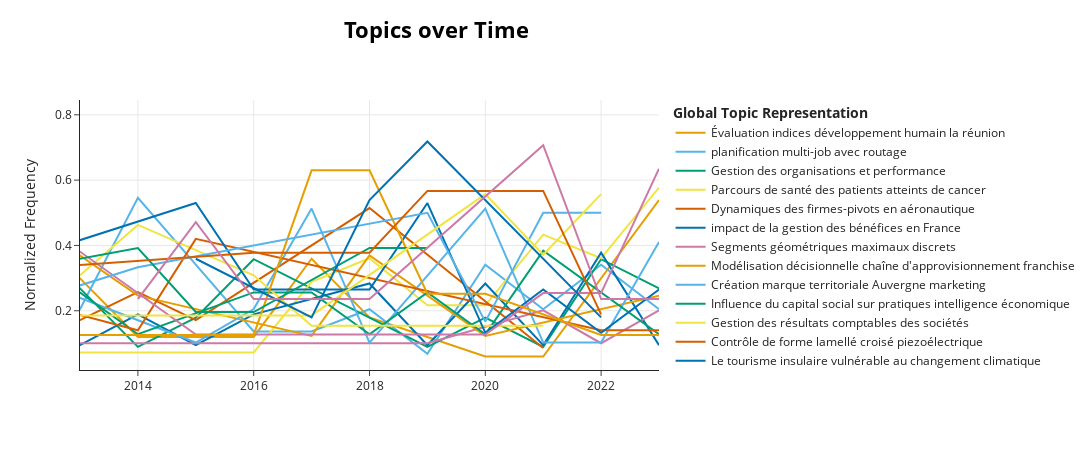

The notebook cell saved with this chart:
### Code cell
# Comme il s'agit d'un plotly, nous pouvons également tracer les étiquettes des sujets. (limiter de 2013 à 2023)
fig_dtm = topic_model.visualize_topics_over_time(topics_over_time, custom_labels=True, normalize_frequency=True)
fig_dtm.update_xaxes(range=[2013, 2023])
fig_dtm.write_html("output/visualize_topics_over_time.html")
fig_dtm

### Figure 1 — Plotly figure (JSON) as saved in the notebook; plotly's stock layout.template omitted (floating-point values rounded to 4 significant figures)
{"data": [{"hoverinfo": "text", "hovertext": ["<b>Topic 0</b><br>Words: interrogation, existence, ponty, sensible, merleau", "<b>Topic 0</b><br>Words: etudes, seniors, centre, recherche, entreprise", "<b>Topic 0</b><br>Words: démographique, libération, choc, 60, travailler", "<b>Topic 0</b><br>Words: politique, indicateurs, de, développement, récents", "<b>Topic 0</b><br>Words: bord, attributs, métier, générations, chapitre", "<b>Topic 0</b><br>Words: suivre, ne, autres, pas, actifs", "<b>Topic 0</b><br>Words: politique, 06, depuis, 2009, métiers", "<b>Topic 0</b><br>Words: réunionnaise, économie, réel, taux, compétitivité", "<b>Topic 0</b><br>Words: gestiondes, 2005, 1985, rétrospective, biélorussie", "<b>Topic 0</b><br>Words: mayotte, humain, indice, développement, évaluation", "<b>Topic 0</b><br>Words: brevet, européen, le, unitaire, pénurie", "<b>Topic 0</b><br>Words: récurrente, abeille, existent, histoire, analogie", "<b>Topic 0</b><br>Words: pauvreté, qualité, cadrage, débutants, humaine", "<b>Topic 0</b><br>Words: macroprudentielles, certains, ultramarins, persistant, retard", "<b>Topic 0</b><br>Words: règlement, européen, de, la, du", "<b>Topic 0</b><br>Words: productiviste, ter, cinq, res, vingt", "<b>Topic 0</b><br>Words: vraie, points, terrain, claussmann, discussion", "<b>Topic 0</b><br>Words: joly, précis, ingénierie, sociétaire, édition", "<b>Topic 0</b><br>Words: réelle, citoyenne, valorisation, participation, vers", "<b>Topic 0</b><br>Words: mieux, pour, de, les, des"], "marker": {"color": "#E69F00"}, "mode": "lines", "name": "Évaluation indices développement humain la réunion", "type": "scatter", "x": [1996, 2004, 2005, 2006, 2007, 2008, 2009, 2010, 2011, 2012, 2013, 2014, 2015, 2016, 2017, 2018, 2019, 2020, 2021, 2023], "y": [0.05987, 0.1197, 0.1796, 0.2993, 0.2395, 0.1197, 0.2993, 0.05987, 0.1796, 0.2395, 0.2993, 0.1197, 0.1197, 0.1197, 0.3592, 0.1796, 0.1197, 0.05987, 0.05987, 0.5388]}, {"hoverinfo": "text", "hovertext": ["<b>Topic 1</b><br>Words: oriented, fms, object, methodology, modelling", "<b>Topic 1</b><br>Words: load, balancing, parallel, parlist, dynamic", "<b>Topic 1</b><br>Words: based, wip, tri, consideration, material", "<b>Topic 1</b><br>Words: vehicle, job, dispatching, sequencing, bound", "<b>Topic 1</b><br>Words: efficace, voisinage, transport, problème, avec", "<b>Topic 1</b><br>Words: constrained, swarm, project, resource, particle", "<b>Topic 1</b><br>Words: problem, scheduling, job, relaxation, multisite", "<b>Topic 1</b><br>Words: particle, problems, optimization, displacement, combinatorial", "<b>Topic 1</b><br>Words: problem, pickup, heuristique, traveling, radiotherapies", "<b>Topic 1</b><br>Words: job, shop, vehicles, machines, guided", "<b>Topic 1</b><br>Words: shortest, path, problem, for, job", "<b>Topic 1</b><br>Words: problem, with, job, shop, scheduling", "<b>Topic 1</b><br>Words: job, shop, énergétique, transportation, slave", "<b>Topic 1</b><br>Words: power, job, shop, multi, with", "<b>Topic 1</b><br>Words: shop, ride, dial, solving, job", "<b>Topic 1</b><br>Words: solve, two, routing, approaches, comparison", "<b>Topic 1</b><br>Words: problem, scheduling, based, programming, for", "<b>Topic 1</b><br>Words: problem, scheduling, for, reduced, driving", "<b>Topic 1</b><br>Words: problem, scheduling, for, methods, exact", "<b>Topic 1</b><br>Words: scheduling, problem, grasp, allocation, algorithm"], "marker": {"color": "#56B4E9"}, "mode": "lines", "name": "planification multi-job avec routage", "type": "scatter", "x": [1997, 1998, 2000, 2005, 2006, 2007, 2008, 2009, 2012, 2013, 2014, 2015, 2016, 2017, 2018, 2019, 2020, 2021, 2022, 2023], "y": [0.0682, 0.0682, 0.0682, 0.1364, 0.0682, 0.0682, 0.2046, 0.1364, 0.2046, 0.2046, 0.5456, 0.341, 0.1364, 0.1364, 0.2046, 0.0682, 0.341, 0.2046, 0.341, 0.2046]}, {"hoverinfo": "text", "hovertext": ["<b>Topic 2</b><br>Words: organisations, humnaintaires, général, adapté, communications", "<b>Topic 2</b><br>Words: repositionnement, intermédiaire, technologies, outil, information", "<b>Topic 2</b><br>Words: institutionnaliste, compréhension, eads, dynamique, organisationnelle", "<b>Topic 2</b><br>Words: filemanagement, ventes, des, organisations, de", "<b>Topic 2</b><br>Words: latérales, absence, réglementaire, défection, explication", "<b>Topic 2</b><br>Words: transition, incomplete, eads, an, organisations", "<b>Topic 2</b><br>Words: experts, organisations, évaluation, dans, les", "<b>Topic 2</b><br>Words: autonomie, direction, normes, équipes, face", "<b>Topic 2</b><br>Words: souffrance, nouvelles, organisations, performance, entre", "<b>Topic 2</b><br>Words: 360, feedback, instrument, competencies, evaluating", "<b>Topic 2</b><br>Words: organization, universitaire, performance, rational, interactif", "<b>Topic 2</b><br>Words: idées, champ, nouvelles, construction, public", "<b>Topic 2</b><br>Words: sensemaking, organisations, légitimité, jeopardy, identity", "<b>Topic 2</b><br>Words: complementarity, ranking, branding, university, towards", "<b>Topic 2</b><br>Words: légale, administrateur, consécration, indépendant, idées", "<b>Topic 2</b><br>Words: hybridization, instruments, management, example, university", "<b>Topic 2</b><br>Words: réponses, napoléon, personnels, apportées, organisations", "<b>Topic 2</b><br>Words: krisenmanagementsystems, eines, den, für, aufbau", "<b>Topic 2</b><br>Words: en, organisations, déterminant, thèses, degree", "<b>Topic 2</b><br>Words: organisations, heure, exemplaire, dissolution, nietzschean"], "marker": {"color": "#009E73"}, "mode": "lines", "name": "Gestion des organisations et performance", "type": "scatter", "x": [1994, 2001, 2005, 2006, 2007, 2008, 2009, 2010, 2011, 2012, 2013, 2014, 2015, 2016, 2018, 2019, 2020, 2021, 2022, 2023], "y": [0.1789, 0.08944, 0.4472, 0.08944, 0.08944, 0.08944, 0.08944, 0.2683, 0.3578, 0.08944, 0.2683, 0.08944, 0.1789, 0.3578, 0.1789, 0.08944, 0.1789, 0.08944, 0.3578, 0.2683]}, {"hoverinfo": "text", "hovertext": ["<b>Topic 3</b><br>Words: conventions, nationales, médicales, les, health", "<b>Topic 3</b><br>Words: conventionnel, médecins, crise, système, du", "<b>Topic 3</b><br>Words: satisfaction, link, customer, patient, framework", "<b>Topic 3</b><br>Words: september, 2010, segmentation, electronic, 29", "<b>Topic 3</b><br>Words: cérébrolésions, conscients, après, perspectives, anatomofonctionnel", "<b>Topic 3</b><br>Words: pharmaceutique, innovants, résolution, procédés, problèmes", "<b>Topic 3</b><br>Words: blood, suitability, biomarker, inflammatory, procedures", "<b>Topic 3</b><br>Words: care, elderly, versus, definition, proposal", "<b>Topic 3</b><br>Words: cancer, clcc, centre, lutte, contre", "<b>Topic 3</b><br>Words: cancer, health, care, proposed, fondamentaux", "<b>Topic 3</b><br>Words: du, traitement, cartographie, response, perçues", "<b>Topic 3</b><br>Words: pathway, healthcare, experience, cancer, investigating", "<b>Topic 3</b><br>Words: cancer, envers, concerns, health, care", "<b>Topic 3</b><br>Words: in, of, the, study, health", "<b>Topic 3</b><br>Words: policies, health, implementation, local, healthcare"], "marker": {"color": "#F0E442"}, "mode": "lines", "name": "Parcours de santé des patients atteints de cancer", "type": "scatter", "x": [2002, 2003, 2008, 2010, 2011, 2014, 2015, 2016, 2017, 2018, 2019, 2020, 2021, 2022, 2023], "y": [0.07217, 0.07217, 0.07217, 0.07217, 0.07217, 0.07217, 0.07217, 0.07217, 0.2887, 0.3608, 0.2165, 0.2165, 0.433, 0.3608, 0.5774]}, {"hoverinfo": "text", "hovertext": ["<b>Topic 4</b><br>Words: aérospatiale, institutionnalistes, origine, aerospatiale, institutionnelle", "<b>Topic 4</b><br>Words: localized, subcontractors, aérospatiale, toulouse, institutional", "<b>Topic 4</b><br>Words: phamaceuticals, coordinations, traitance, articulation, automobile", "<b>Topic 4</b><br>Words: proximity, aéronautique, 4th, internationaux, régionale", "<b>Topic 4</b><br>Words: industries, auto, determinism, modularity, technological", "<b>Topic 4</b><br>Words: aéronautique, logique, arsenal, tendencies, ancrage", "<b>Topic 4</b><br>Words: dualisation, aeronautique, approvisionnement, espaces, modulaire", "<b>Topic 4</b><br>Words: interactions, dynamics, firms, aéronautique, french", "<b>Topic 4</b><br>Words: proximity, aéronautique, pivots, valley, aerospace", "<b>Topic 4</b><br>Words: liebherr, thales, studies, hub, toulouse", "<b>Topic 4</b><br>Words: concentration, externalisation, pivotal, transformation, aeronautics", "<b>Topic 4</b><br>Words: aéronautique, rente, underperformance, six, rent", "<b>Topic 4</b><br>Words: opposés, boeing, cluster, airbus, externalisation", "<b>Topic 4</b><br>Words: aéronautique, industrie, industry, proximity, in", "<b>Topic 4</b><br>Words: geographic, cognitive, impacts, organizational, proximity"], "marker": {"color": "#D55E00"}, "mode": "lines", "name": "Dynamiques des firmes-pivots en aéronautique", "type": "scatter", "x": [1998, 2000, 2001, 2004, 2005, 2006, 2007, 2009, 2010, 2011, 2013, 2014, 2015, 2018, 2021], "y": [0.2572, 0.08575, 0.1715, 0.1715, 0.08575, 0.2572, 0.08575, 0.343, 0.5145, 0.08575, 0.1715, 0.2572, 0.1715, 0.5145, 0.08575]}, {"hoverinfo": "text", "hovertext": ["<b>Topic 5</b><br>Words: earnings, so, decreases, their, manage", "<b>Topic 5</b><br>Words: examination, disclosures, timing, empirical, financial", "<b>Topic 5</b><br>Words: preceding, changes, ceo, accounting, policies", "<b>Topic 5</b><br>Words: earnings, france, evidence, ceo, changes", "<b>Topic 5</b><br>Words: mandatory, impact, adoption, earnings, annual", "<b>Topic 5</b><br>Words: earnings, manipulation, telling, about, us", "<b>Topic 5</b><br>Words: status, affect, earnings, private, practices", "<b>Topic 5</b><br>Words: earnings, limiting, euro, reconciliation, stoxx", "<b>Topic 5</b><br>Words: revision, around, forecast, four, analyst", "<b>Topic 5</b><br>Words: earnings, legal, publicly, held, distress", "<b>Topic 5</b><br>Words: earnings, cases, fraud, restatements, micro", "<b>Topic 5</b><br>Words: misstatements, consensus, option, estimates, analyst", "<b>Topic 5</b><br>Words: earnings, debt, maturity, effect, study", "<b>Topic 5</b><br>Words: dividend, quality, policy, earnings, evidence", "<b>Topic 5</b><br>Words: earnings, adoption, european, management, on", "<b>Topic 5</b><br>Words: unmanaged, predict, managed, analysts, or"], "marker": {"color": "#0072B2"}, "mode": "lines", "name": "impact de la gestion des bénéfices en France", "type": "scatter", "x": [2004, 2006, 2008, 2009, 2011, 2012, 2013, 2014, 2015, 2016, 2018, 2019, 2020, 2021, 2022, 2023], "y": [0.09449, 0.09449, 0.09449, 0.6614, 0.2835, 0.189, 0.09449, 0.189, 0.09449, 0.189, 0.2835, 0.09449, 0.2835, 0.09449, 0.378, 0.09449]}, {"hoverinfo": "text", "hovertext": ["<b>Topic 6</b><br>Words: discretization, attributes, supervised, intervals, learning", "<b>Topic 6</b><br>Words: tangent, curvature, computation, curve, discrete", "<b>Topic 6</b><br>Words: lines, waves, generating, isotropic, regularity", "<b>Topic 6</b><br>Words: plane, preimage, digital, structure, discrete", "<b>Topic 6</b><br>Words: precision, digitization, object, estimation, its", "<b>Topic 6</b><br>Words: discrete, digital, segments, curves, maximal", "<b>Topic 6</b><br>Words: division, shapes, scene, radiosity, noisy", "<b>Topic 6</b><br>Words: tomography, digital, discrete, convex, polygons", "<b>Topic 6</b><br>Words: gift, wrapping, cover, thick, tangential", "<b>Topic 6</b><br>Words: any, width, efficiently, lattice, computing", "<b>Topic 6</b><br>Words: primitives, geometric, shape, analysis, with", "<b>Topic 6</b><br>Words: digital, vectorization, layers, curve, decomposition", "<b>Topic 6</b><br>Words: seadistance, cerdi, database, the, digital", "<b>Topic 6</b><br>Words: generalized, contours, representation, digital, primitives", "<b>Topic 6</b><br>Words: order, denoising, tensors, singular, high", "<b>Topic 6</b><br>Words: sectorielles, surfaces, covering, digitales, reconstructions", "<b>Topic 6</b><br>Words: building, classification, dataset, imagery, satellite", "<b>Topic 6</b><br>Words: building, classification, digital, polyhedral, benchmark"], "marker": {"color": "#CC79A7"}, "mode": "lines", "name": "Segments géométriques maximaux discrets", "type": "scatter", "x": [1997, 1999, 2001, 2003, 2004, 2005, 2006, 2007, 2009, 2011, 2012, 2014, 2016, 2017, 2019, 2021, 2022, 2023], "y": [0.1005, 0.1005, 0.201, 0.1005, 0.1005, 0.804, 0.201, 0.201, 0.201, 0.1005, 0.1005, 0.1005, 0.1005, 0.1005, 0.1005, 0.201, 0.1005, 0.201]}, {"hoverinfo": "text", "hovertext": ["<b>Topic 7</b><br>Words: flexibles, production, modélisation, systèmes, processus", "<b>Topic 7</b><br>Words: flow, generic, hybrid, simulation, model", "<b>Topic 7</b><br>Words: simula, flow, generic, hybrid, model", "<b>Topic 7</b><br>Words: supply, chain, nouvel, modélisation, hôpital", "<b>Topic 7</b><br>Words: supply, chain, nouvel, modelisation, making", "<b>Topic 7</b><br>Words: supply, chain, planning, company, tactical", "<b>Topic 7</b><br>Words: supply, chain, mixtes, opérateurs, special", "<b>Topic 7</b><br>Words: franchise, networks, bakery, decisional, supply", "<b>Topic 7</b><br>Words: chain, supply, aéronautique, recomposition, contrôles", "<b>Topic 7</b><br>Words: advanced, system, next, step, budgeting", "<b>Topic 7</b><br>Words: supply, chain, optimization, for, planning", "<b>Topic 7</b><br>Words: network, flexibility, supply, chain, decisional", "<b>Topic 7</b><br>Words: chains, adaptation, processus, environnement, supply", "<b>Topic 7</b><br>Words: business, demand, supply, lifecycle, pull", "<b>Topic 7</b><br>Words: loire, pooling, bio, horizontal, association", "<b>Topic 7</b><br>Words: supply, chain, 14e, airl, stocks"], "marker": {"color": "#E69F00"}, "mode": "lines", "name": "Modélisation décisionnelle chaîne d'approvisionnement franchise", "type": "scatter", "x": [1997, 1999, 2000, 2005, 2006, 2008, 2009, 2010, 2011, 2012, 2013, 2014, 2017, 2018, 2020, 2023], "y": [0.1231, 0.1231, 0.1231, 0.3693, 0.3693, 0.2462, 0.2462, 0.2462, 0.2462, 0.1231, 0.3693, 0.2462, 0.1231, 0.3693, 0.1231, 0.2462]}, {"hoverinfo": "text", "hovertext": ["<b>Topic 8</b><br>Words: bosch, robert, usine, rodez, territoriale", "<b>Topic 8</b><br>Words: initiation, marketing, au, marque, brand", "<b>Topic 8</b><br>Words: clés, concepts, initiation, marketing, au", "<b>Topic 8</b><br>Words: brand, marque, nouveau, monde, auvergne", "<b>Topic 8</b><br>Words: kind, brittany, stakeholders, regional, involvement", "<b>Topic 8</b><br>Words: marque, negotiation, representatives, inconsistency, style", "<b>Topic 8</b><br>Words: marketing, loyalty, territorial, retailer, of", "<b>Topic 8</b><br>Words: méthodologique, épistémologique, champ, positionnement, comme", "<b>Topic 8</b><br>Words: questionne, marque, quand, territoriale, réforme", "<b>Topic 8</b><br>Words: place, participation, marketing, of, the", "<b>Topic 8</b><br>Words: localisation, multidisciplinaire, retailing, approche, une", "<b>Topic 8</b><br>Words: intercommunalités, matière, marketing, territorial, santé", "<b>Topic 8</b><br>Words: brand, consumers, the, do, role"], "marker": {"color": "#56B4E9"}, "mode": "lines", "name": "Création marque territoriale Auvergne marketing", "type": "scatter", "x": [2000, 2003, 2007, 2012, 2015, 2016, 2017, 2018, 2019, 2020, 2021, 2022, 2023], "y": [0.1026, 0.1026, 0.1026, 0.3078, 0.1026, 0.2052, 0.513, 0.1026, 0.3078, 0.513, 0.1026, 0.1026, 0.4104]}, {"hoverinfo": "text", "hovertext": ["<b>Topic 9</b><br>Words: intelligence, économique, apports, capacités, connaissances", "<b>Topic 9</b><br>Words: intelligence, selon, polyvalence, économique, basée", "<b>Topic 9</b><br>Words: intelligence, économique, stratégique, economix, paradigme", "<b>Topic 9</b><br>Words: absorption, capacités, intelligence, économique, crise", "<b>Topic 9</b><br>Words: smbs, top, intelligence, competitive, development", "<b>Topic 9</b><br>Words: intelligence, économique, prolégomènes, du, grand", "<b>Topic 9</b><br>Words: intelligence, économique, pratiques, pme, conceptualisation", "<b>Topic 9</b><br>Words: créatrice, intelligence, valeur, économique, pme", "<b>Topic 9</b><br>Words: intelligence, économique, gendarmerie, grands, mission", "<b>Topic 9</b><br>Words: mouvement, avionique, intellectuelle, scientifiques, pluriel", "<b>Topic 9</b><br>Words: posture, intelligence, tpe, économique, est", "<b>Topic 9</b><br>Words: intelligence, cities, unplugged, towns, intelligent", "<b>Topic 9</b><br>Words: ville, intelligente, participation, citoyenne, test", "<b>Topic 9</b><br>Words: intelligence, économique, publique, politique, drivers", "<b>Topic 9</b><br>Words: nooteboom, bart, firme, cognitive, théorie"], "marker": {"color": "#009E73"}, "mode": "lines", "name": "Influence du capital social sur pratiques intelligence économique", "type": "scatter", "x": [2006, 2007, 2008, 2009, 2010, 2011, 2012, 2014, 2016, 2017, 2018, 2019, 2020, 2021, 2023], "y": [0.2561, 0.128, 0.5121, 0.128, 0.128, 0.2561, 0.3841, 0.128, 0.2561, 0.2561, 0.128, 0.2561, 0.128, 0.3841, 0.128]}, {"hoverinfo": "text", "hovertext": ["<b>Topic 10</b><br>Words: cessions, actifs, résultats, comptables, français", "<b>Topic 10</b><br>Words: échantillon, empirique, résultats, comptables, instruments", "<b>Topic 10</b><br>Words: résultats, variables, domaine, comptable, achat", "<b>Topic 10</b><br>Words: résultats, comptables, gèrent, baisses, afin", "<b>Topic 10</b><br>Words: comptables, résultats, rentabilités, recherches, boursières", "<b>Topic 10</b><br>Words: fins, cessions, moyen, autre, résultat", "<b>Topic 10</b><br>Words: résultat, comptable, autour, dirigeant, gestion", "<b>Topic 10</b><br>Words: exercée, analystes, financiers, pression, carrefour", "<b>Topic 10</b><br>Words: résultats, contrôlées, informationnel, alerte, minoritaires", "<b>Topic 10</b><br>Words: actionnariat, résultats, comptables, français, structure", "<b>Topic 10</b><br>Words: actionnariat, financières, final, results, deliverable", "<b>Topic 10</b><br>Words: structure, actionnariat, dette, maturité, debt", "<b>Topic 10</b><br>Words: familiale, résultats, sein, implication, gouvernance", "<b>Topic 10</b><br>Words: cotées, résultats, comptables, sociétés, code", "<b>Topic 10</b><br>Words: hybridation, pilotage, instruments, universitaire, gestion", "<b>Topic 10</b><br>Words: bons, usages, instrumentalisation, bonne, éviter"], "marker": {"color": "#F0E442"}, "mode": "lines", "name": "Gestion des résultats comptables des sociétés", "type": "scatter", "x": [1996, 2002, 2003, 2004, 2005, 2006, 2009, 2010, 2011, 2012, 2014, 2016, 2017, 2018, 2019, 2021], "y": [0.1543, 0.1543, 0.3086, 0.3086, 0.3086, 0.3086, 0.1543, 0.1543, 0.3086, 0.1543, 0.4629, 0.3086, 0.1543, 0.1543, 0.1543, 0.1543]}, {"hoverinfo": "text", "hovertext": ["<b>Topic 11</b><br>Words: data, hl, experiments, microcomputers, tokamak", "<b>Topic 11</b><br>Words: unsymmetrical, transverse, lamina, shearing, cured", "<b>Topic 11</b><br>Words: soft, strength, composites, high, magnetic", "<b>Topic 11</b><br>Words: intermetallic, mechanical, materials, magnetic, properties", "<b>Topic 11</b><br>Words: fracture, zr, flexural, alloys, sm", "<b>Topic 11</b><br>Words: lead, titanate, zirconate, fatigue, composites", "<b>Topic 11</b><br>Words: compensated, studies, lead, fatigue, zirconate", "<b>Topic 11</b><br>Words: laminated, actuator, shells, piezoelectric, ply", "<b>Topic 11</b><br>Words: modèles, ply, piezoelectric, shape, theoretical", "<b>Topic 11</b><br>Words: study, shape, viscoelastic, fracturing, reaction", "<b>Topic 11</b><br>Words: 129, programmation, corrigés, cours, exercices", "<b>Topic 11</b><br>Words: magnetic, bed, simulation, fe, confined", "<b>Topic 11</b><br>Words: algorithmes, dérives, maitrise, éviter, pour", "<b>Topic 11</b><br>Words: erosion, dimple, mesh, wall, coupled"], "marker": {"color": "#D55E00"}, "mode": "lines", "name": "Contrôle de forme lamellé croisé piezoélectrique", "type": "scatter", "x": [1989, 1997, 2001, 2002, 2003, 2004, 2005, 2006, 2007, 2008, 2014, 2015, 2022, 2023], "y": [0.14, 0.14, 0.14, 0.14, 0.2801, 0.5601, 0.14, 0.14, 0.2801, 0.4201, 0.14, 0.4201, 0.14, 0.14]}, {"hoverinfo": "text", "hovertext": ["<b>Topic 12</b><br>Words: mixture, cl, isobutyric, diagram, ions", "<b>Topic 12</b><br>Words: finistère, nitrates, kerveldreac, hétérogènes, hydrogéosystèmes", "<b>Topic 12</b><br>Words: plant, wastewater, north, treatment, temperature", "<b>Topic 12</b><br>Words: ultramarines, économies, vulnérabilités, climatique, development", "<b>Topic 12</b><br>Words: 21, climatiques, tendances, cru, ts", "<b>Topic 12</b><br>Words: ultramarines, comparées, économies, françaises, femmes", "<b>Topic 12</b><br>Words: calédonie, appréhender, climatique, vulnérabilité, inégalités", "<b>Topic 12</b><br>Words: climatique, tourisme, insulaire, merci, changement", "<b>Topic 12</b><br>Words: synthétique, touristiques, îles, climatique, vulnérabilité", "<b>Topic 12</b><br>Words: climatique, vulnérabilité, changement, indien, comparée", "<b>Topic 12</b><br>Words: illustrations, mesures, quelques, ultramarines, vulnérabilité", "<b>Topic 12</b><br>Words: vulnérabilité, changement, climatique, au, physique"], "marker": {"color": "#0072B2"}, "mode": "lines", "name": "Le tourisme insulaire vulnérable au changement climatique", "type": "scatter", "x": [2003, 2005, 2008, 2015, 2016, 2017, 2018, 2019, 2020, 2021, 2022, 2023], "y": [0.1325, 0.1325, 0.1325, 0.5298, 0.2649, 0.2649, 0.2649, 0.5298, 0.1325, 0.2649, 0.1325, 0.2649]}, {"hoverinfo": "text", "hovertext": ["<b>Topic 13</b><br>Words: asset, attitude, behaviour, risk, individual", "<b>Topic 13</b><br>Words: anchoring, essays, speculative, laboratory, asset", "<b>Topic 13</b><br>Words: incentives, bubbles, measures, preference, temporal", "<b>Topic 13</b><br>Words: fuel, plants, shortage, fundamental, evolve", "<b>Topic 13</b><br>Words: portfolio, robust, scenarios, driven, protection", "<b>Topic 13</b><br>Words: yield, roll, differentials, harvesting, premiums", "<b>Topic 13</b><br>Words: more, mean, times, inequality, finance", "<b>Topic 13</b><br>Words: subprime, greenwashing, competition, resilience, trade", "<b>Topic 13</b><br>Words: fossil, exposure, divestment, movement, investor", "<b>Topic 13</b><br>Words: portfolio, where, gold, why, when"], "marker": {"color": "#CC79A7"}, "mode": "lines", "name": "Risque et performance des actifs", "type": "scatter", "x": [2010, 2011, 2012, 2013, 2014, 2015, 2020, 2021, 2022, 2023], "y": [0.127, 0.254, 0.381, 0.381, 0.254, 0.127, 0.127, 0.254, 0.254, 0.635]}, {"hoverinfo": "text", "hovertext": ["<b>Topic 14</b><br>Words: responsibility, financing, decisions, corporate, social", "<b>Topic 14</b><br>Words: have, corportae, responsibility, decisions, financing", "<b>Topic 14</b><br>Words: dimension, value, social, does, international", "<b>Topic 14</b><br>Words: csr, evidence, social, corporate, performance", "<b>Topic 14</b><br>Words: responsibility, corporate, social, value, csr", "<b>Topic 14</b><br>Words: uncertainty, responsibility, target, csr, corporate", "<b>Topic 14</b><br>Words: responsibility, unpleasant, arithmetic, responsible, socially", "<b>Topic 14</b><br>Words: mispricing, csr, stock, and, responsibility", "<b>Topic 14</b><br>Words: harder, arbitrage, responsible, socially, companies"], "marker": {"color": "#E69F00"}, "mode": "lines", "name": "Responsabilité sociale des entreprises et valeur", "type": "scatter", "x": [2013, 2015, 2016, 2017, 2018, 2019, 2020, 2022, 2023], "y": [0.126, 0.126, 0.126, 0.6299, 0.6299, 0.252, 0.252, 0.126, 0.126]}, {"hoverinfo": "text", "hovertext": ["<b>Topic 15</b><br>Words: inversée, distribution, canal, reconnu, émergence", "<b>Topic 15</b><br>Words: jeux, distribution, pouvoir, leadership, canaux", "<b>Topic 15</b><br>Words: rivalité, partenariat, contrepouvoir, industriels, déchets", "<b>Topic 15</b><br>Words: jeu, tribulations, filtration, modifie, lorsque", "<b>Topic 15</b><br>Words: distribution, pouvoir, contrer, powerful, puissant", "<b>Topic 15</b><br>Words: distribution, rural, leader, importance, alimentaire", "<b>Topic 15</b><br>Words: équation, difficile, collective, stratégie, agriculteurs", "<b>Topic 15</b><br>Words: descriptive, cantal, smes, distribution, rural", "<b>Topic 15</b><br>Words: distribution, tensions, agriculteurs, mountain, mid"], "marker": {"color": "#56B4E9"}, "mode": "lines", "name": "Tensions de distribution en zones rurales", "type": "scatter", "x": [2006, 2009, 2010, 2011, 2014, 2019, 2020, 2021, 2022], "y": [0.1667, 0.1667, 0.1667, 0.1667, 0.3333, 0.5, 0.1667, 0.5, 0.5]}, {"hoverinfo": "text", "hovertext": ["<b>Topic 16</b><br>Words: currency, money, substitution, transactions, demand", "<b>Topic 16</b><br>Words: money, currency, substitution, vietnam, transactions", "<b>Topic 16</b><br>Words: vietnam, rate, exchange, developments, inflation", "<b>Topic 16</b><br>Words: madagascar, overvaluation, democracy, rate, exchange", "<b>Topic 16</b><br>Words: analysis, multivariate, vietnamese, provinces, singapore", "<b>Topic 16</b><br>Words: measuring, exports, illustrated, survey, instability", "<b>Topic 16</b><br>Words: government, revenues, waemu, aid, heterogeneous", "<b>Topic 16</b><br>Words: misalignments, senegal, rate, exchange, sector", "<b>Topic 16</b><br>Words: region, foreign, econometric, asean, extra"], "marker": {"color": "#009E73"}, "mode": "lines", "name": "Analyse spatiale investissement direct étranger", "type": "scatter", "x": [2003, 2004, 2006, 2008, 2014, 2015, 2016, 2018, 2019], "y": [0.1961, 0.1961, 0.5883, 0.1961, 0.3922, 0.1961, 0.1961, 0.3922, 0.3922]}, {"hoverinfo": "text", "hovertext": ["<b>Topic 17</b><br>Words: interculturelle, distributeur, variable, relations, étrangers", "<b>Topic 17</b><br>Words: current, internationalizing, opportunities, status, challenges", "<b>Topic 17</b><br>Words: perceptuelle, internationalisé, discours, vision, distributeur", "<b>Topic 17</b><br>Words: intermediation, reading, cultural, cross, international", "<b>Topic 17</b><br>Words: selling, skills, smes, internationally, service", "<b>Topic 17</b><br>Words: competences, students, intercultural, home, pedagogical", "<b>Topic 17</b><br>Words: interculturelle, gérer, situation, studie, kompetenz"], "marker": {"color": "#F0E442"}, "mode": "lines", "name": "Gestion interculturelle des ventes internationales", "type": "scatter", "x": [2010, 2011, 2013, 2017, 2020, 2021, 2022], "y": [0.3714, 0.1857, 0.1857, 0.1857, 0.5571, 0.3714, 0.5571]}, {"hoverinfo": "text", "hovertext": ["<b>Topic 18</b><br>Words: indisponibilité, stipulation, la, harcèlement, moral", "<b>Topic 18</b><br>Words: harcèlement, moral, dénomination, variétale, coexistence", "<b>Topic 18</b><br>Words: harcèlement, maroc, rps, psychosociaux, prévention", "<b>Topic 18</b><br>Words: harcèlement, moral, exploratoire, maroc, travailleurs", "<b>Topic 18</b><br>Words: harcèlement, moral, maroc, psychosociaux, rps", "<b>Topic 18</b><br>Words: harcèlement, moral, survenance, peut, jouer"], "marker": {"color": "#D55E00"}, "mode": "lines", "name": "Harcèlement moral au travail au Maroc", "type": "scatter", "x": [2001, 2016, 2018, 2019, 2021, 2022], "y": [0.189, 0.378, 0.378, 0.5669, 0.5669, 0.189]}, {"hoverinfo": "text", "hovertext": ["<b>Topic 19</b><br>Words: public, values, china, recruitment, servant", "<b>Topic 19</b><br>Words: cœur, partagés, centres, contradictoires, gestionnaire", "<b>Topic 19</b><br>Words: public, province, guangxi, management, territorial", "<b>Topic 19</b><br>Words: public, values, moroccan, dynamism, management", "<b>Topic 19</b><br>Words: promotion, billom, diagnostic, sédentarité, physiques"], "marker": {"color": "#0072B2"}, "mode": "lines", "name": "Éthique publique et management territorial en Chine", "type": "scatter", "x": [2015, 2017, 2018, 2019, 2022], "y": [0.3592, 0.1796, 0.5388, 0.7184, 0.1796]}, {"hoverinfo": "text", "hovertext": ["<b>Topic 20</b><br>Words: activities, smartphone, estimating, energy, expenditure", "<b>Topic 20</b><br>Words: energy, smartphone, expenditure, estimating, sensor", "<b>Topic 20</b><br>Words: smartphone, energy, vector, variance, acceleration", "<b>Topic 20</b><br>Words: light, diseases, prevention, first, promote", "<b>Topic 20</b><br>Words: utaut2, maas, villes, intelligentes, applications", "<b>Topic 20</b><br>Words: confirmed, rehabilitations, systematic, review, benefits", "<b>Topic 20</b><br>Words: visite, planifié, douce, lors, archéologiques"], "marker": {"color": "#CC79A7"}, "mode": "lines", "name": "Estimation de dépenses énergétiques avec smartphones", "type": "scatter", "x": [2014, 2015, 2016, 2018, 2021, 2022, 2023], "y": [0.2357, 0.4714, 0.2357, 0.2357, 0.7071, 0.2357, 0.2357]}], "layout": {"height": 450, "hoverlabel": {"bgcolor": "white", "font": {"family": "Rockwell", "size": 16}}, "legend": {"title": {"text": "<b>Global Topic Representation"}}, "title": {"font": {"color": "Black", "size": 22}, "text": "<b>Topics over Time</b>", "x": 0.4, "xanchor": "center", "y": 0.95, "yanchor": "top"}, "width": 1250, "xaxis": {"range": [2013, 2023], "showgrid": true}, "yaxis": {"showgrid": true, "title": {"text": "Normalized Frequency"}}}}
